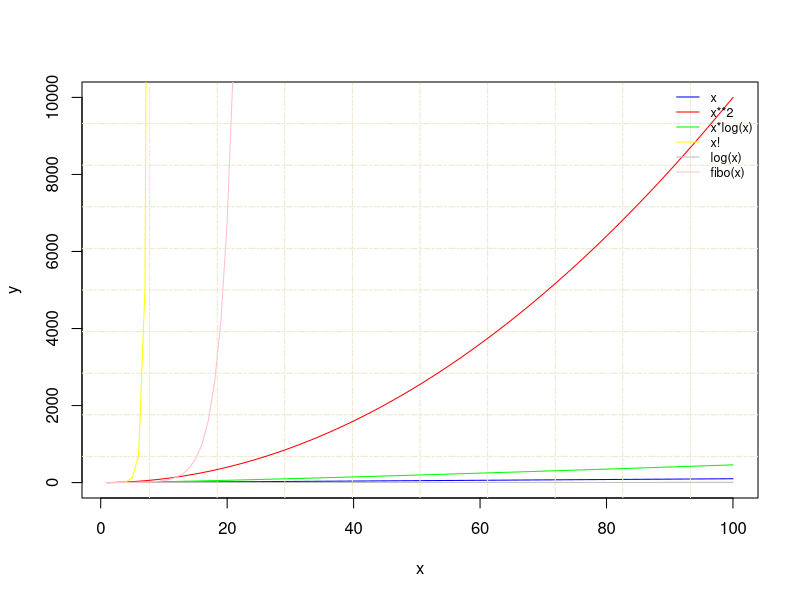
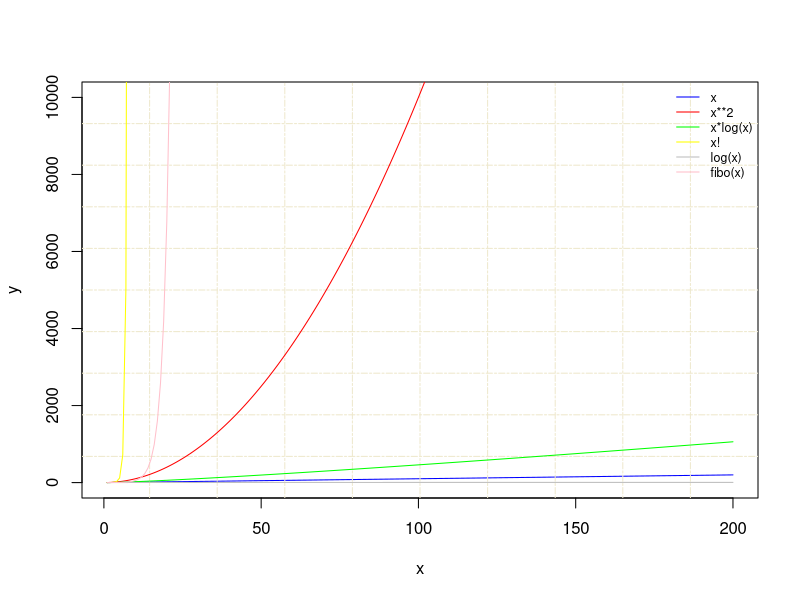
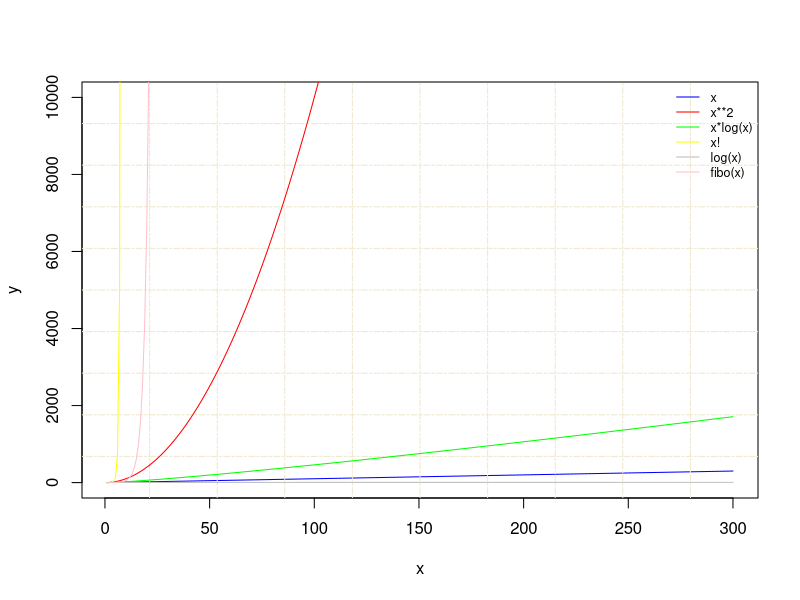
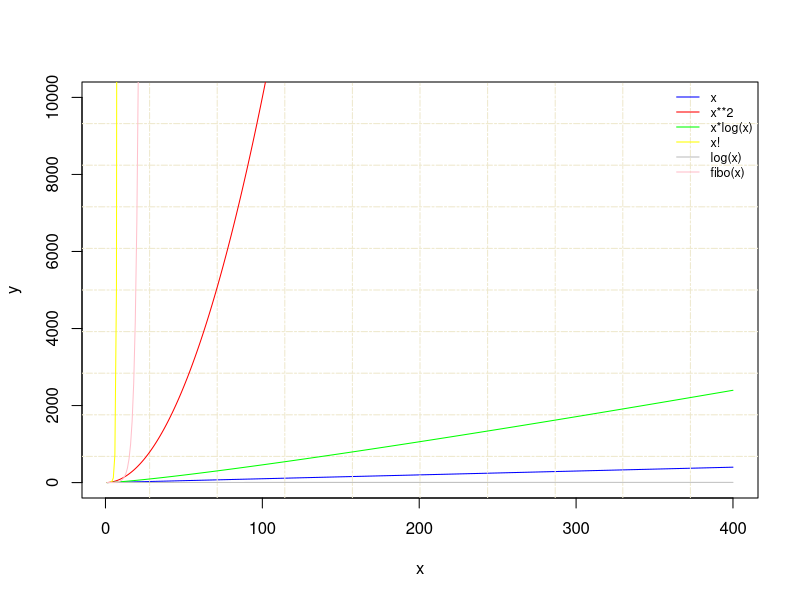
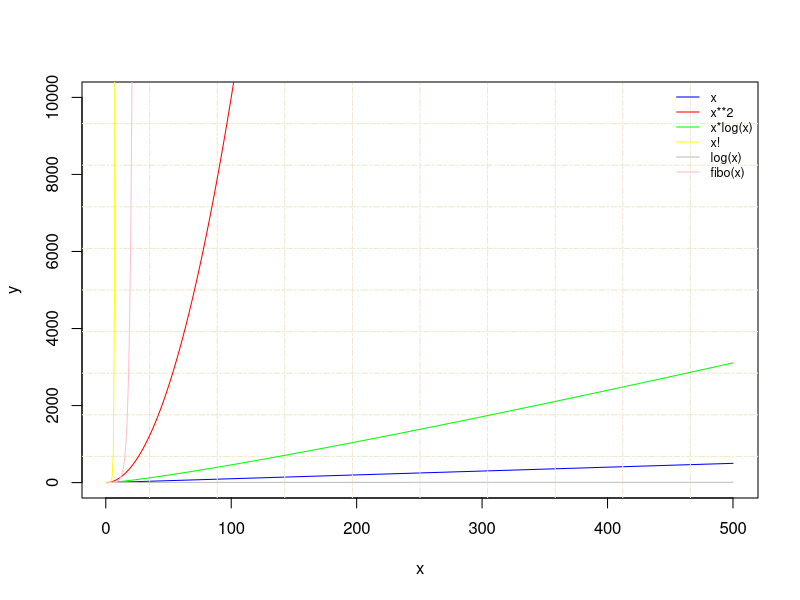
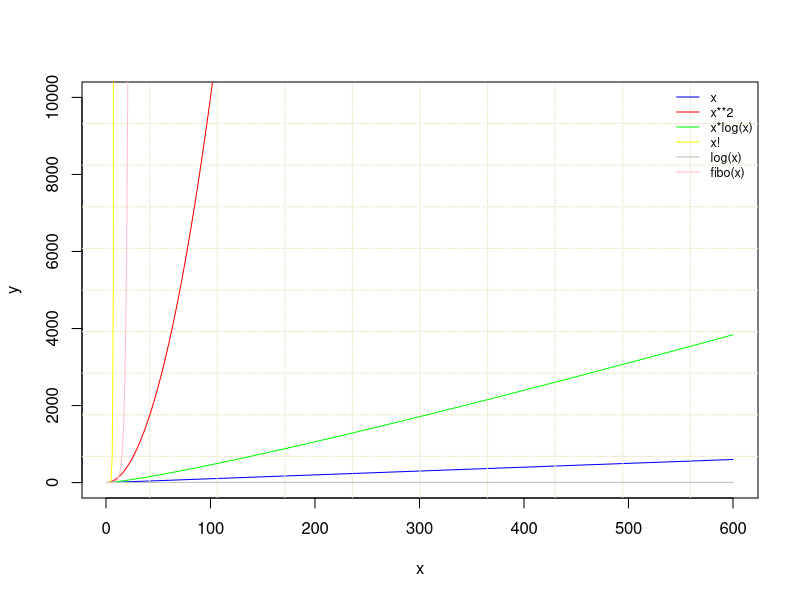
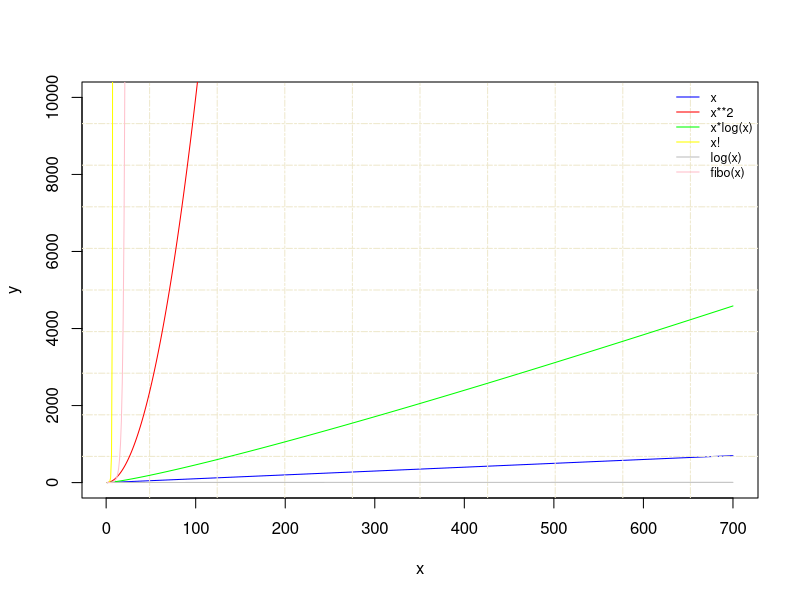
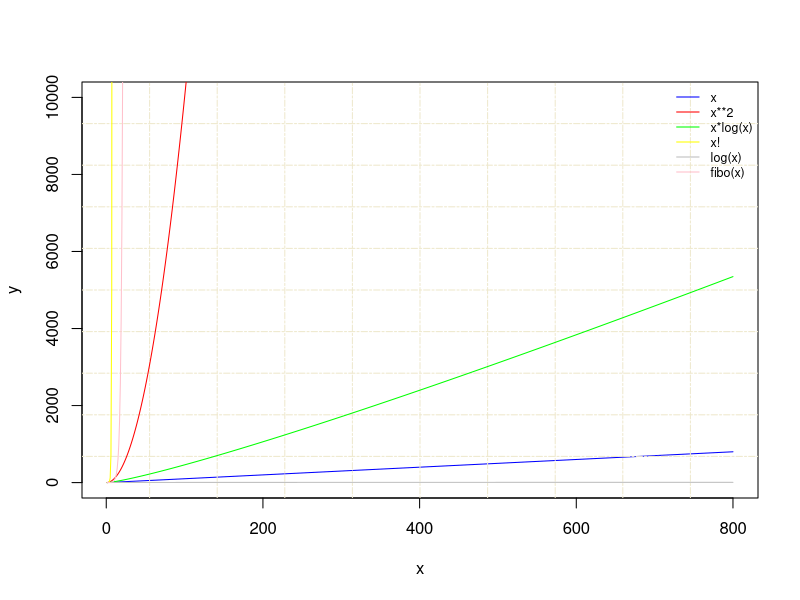

R code for these plots, in order: (Note: this script raises an error after producing the figures.)
fibo <- function(n) round(((5 + sqrt(5)) / 10) * (( 1 + sqrt(5)) / 2) ** (n - 1))

for (i in seq(30*10)){
  xlimit = 100*i
  ylimit = c(0,10000)
  png(paste("./complexity.functions.",sprintf("%05d", i),".png", sep=""))
  plot(sapply(1:xlimit,function(x){x}), type='l', xlab="x", ylab="y", col="blue", ylim = ylimit)
  grid (10,10, lty = 6, col = "cornsilk2")
  lines(sapply(1:xlimit,function(x){x**2}), type='l', xlab="x", ylab="y", col="red")
  lines(sapply(1:xlimit,function(x){x*log(x)}), type='l', xlab="x", ylab="y", col="green")
  lines(sapply(1:xlimit,function(x){factorial(x)}), type='l', xlab="x", ylab="y", col="yellow")
  lines(sapply(1:xlimit,function(x){log(x)}), type='l', xlab="x", ylab="y", col="grey")
  lines(sapply(1:xlimit,function(x){fibo(x)}), type='l', xlab="x", ylab="y", col="pink")
  legend('topright', c("x","x**2","x*log(x)","x!","log(x)","fibo(x)"), lty=1, col=c('blue', 'red','green',"yellow","grey","pink"), bty='n', cex=.75)
  dev.off()
}
